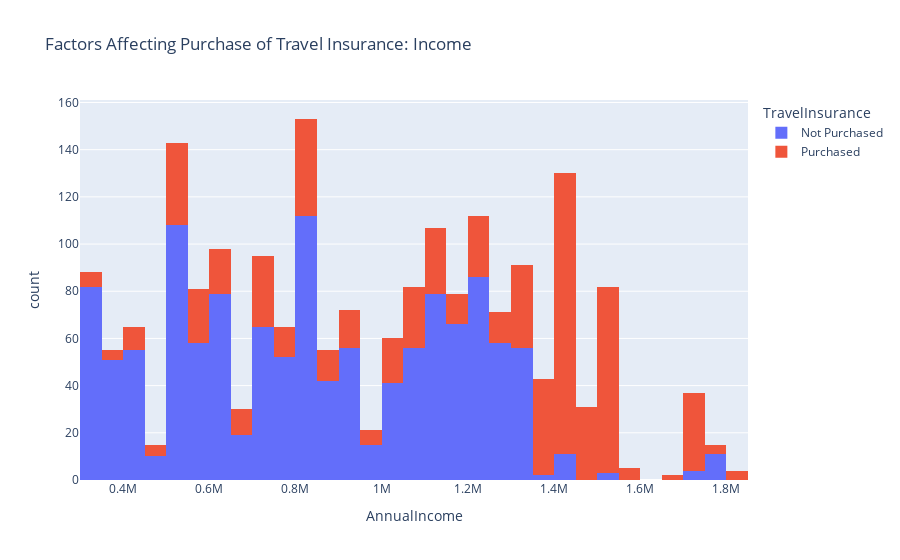

Write notebook code for a chart like this one.
### Code cell
import plotly.express as px
data = data
figure = px.histogram(data, x = "AnnualIncome", 
                      color = "TravelInsurance", 
                      title= "Factors Affecting Purchase of Travel Insurance: Income")
figure.show()

### Figure 1 — Plotly figure (JSON) as saved in the notebook; plotly's stock layout.template omitted (floating-point values rounded to 4 significant figures; data arrays with more than 128 entries replaced by an {"elided": "..."} marker saying what was removed)
{"data": [{"alignmentgroup": "True", "bingroup": "x", "hovertemplate": "TravelInsurance=Not Purchased<br>AnnualIncome=%{x}<br>count=%{y}<extra></extra>", "legendgroup": "Not Purchased", "marker": {"color": "#636efa", "pattern": {"shape": ""}}, "name": "Not Purchased", "offsetgroup": "Not Purchased", "orientation": "v", "showlegend": true, "type": "histogram", "x": {"elided": "1277 int values"}, "xaxis": "x", "yaxis": "y"}, {"alignmentgroup": "True", "bingroup": "x", "hovertemplate": "TravelInsurance=Purchased<br>AnnualIncome=%{x}<br>count=%{y}<extra></extra>", "legendgroup": "Purchased", "marker": {"color": "#EF553B", "pattern": {"shape": ""}}, "name": "Purchased", "offsetgroup": "Purchased", "orientation": "v", "showlegend": true, "type": "histogram", "x": {"elided": "710 int values"}, "xaxis": "x", "yaxis": "y"}], "layout": {"barmode": "relative", "legend": {"title": {"text": "TravelInsurance"}, "tracegroupgap": 0}, "title": {"text": "Factors Affecting Purchase of Travel Insurance: Income"}, "xaxis": {"anchor": "y", "domain": [0, 1], "title": {"text": "AnnualIncome"}}, "yaxis": {"anchor": "x", "domain": [0, 1], "title": {"text": "count"}}}}
